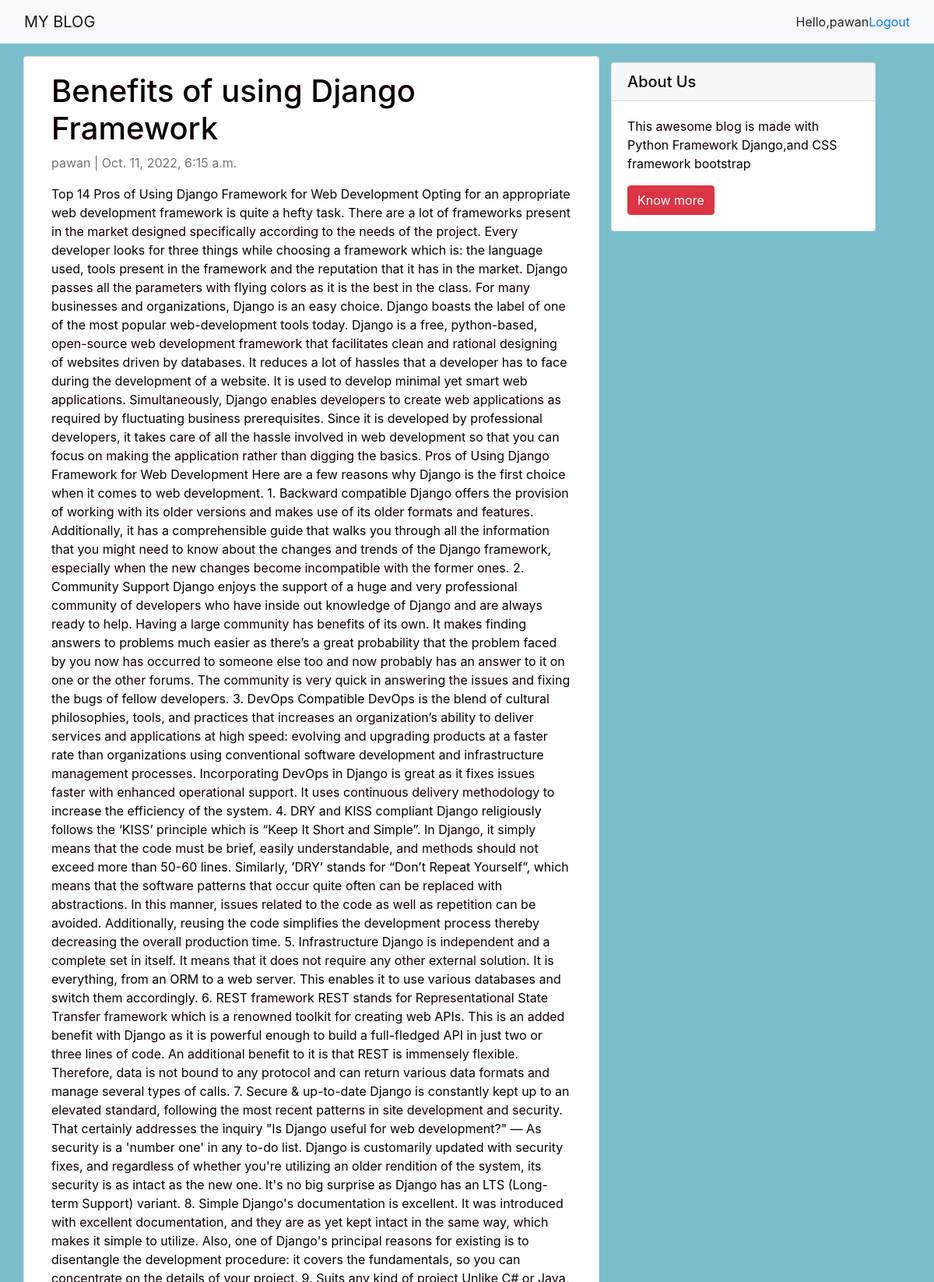
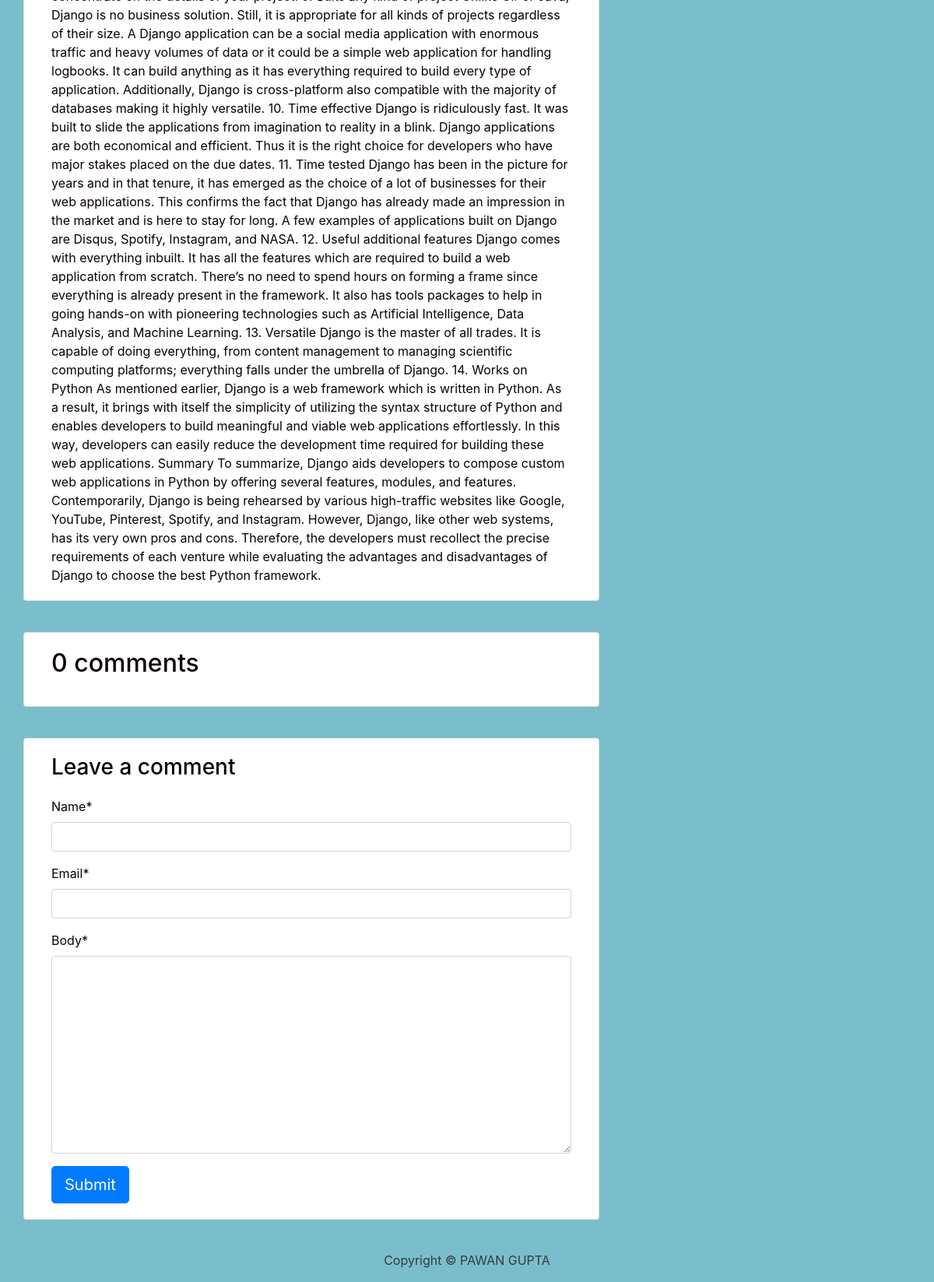
Screenshot of /benefits-of-using-django-framework/ (signed in) with the database file from the repository (2 pictures, top to bottom).
### blog/models.py (models this page shows, shortened)
class Post(models.Model):
    title = models.CharField(max_length=200, unique=True)
    slug = models.SlugField(max_length=200, unique=True)
    author = models.ForeignKey(
        User, on_delete=models.CASCADE, related_name="blog_posts"
    )
    updated_on = models.DateTimeField(auto_now=True)
    content = models.TextField()
    created_on = models.DateTimeField(auto_now_add=True)
    status = models.IntegerField(choices=STATUS, default=0)
    class Meta:
        ordering = ["-created_on"]

### blog/views.py (the view)
# urls.py: path('<slug:slug>/', views.post_detail, name='post_detail'),
@login_required(login_url='login')
def post_detail(request, slug):
    template_name = 'post_detail.html'
    post = get_object_or_404(Post, slug=slug)
    comments = post.comments.filter(active=True)
    new_comment = None
    if request.method == 'POST':
        comment_form = CommentForm(data=request.POST)
        if comment_form.is_valid():
            new_comment = comment_form.save(commit=False)
            new_comment.post = post
            new_comment.save()
    else:
        comment_form = CommentForm()
    return render(request, template_name, {'post': post,
                                           'comments': comments,
                                           'new_comment': new_comment,
                                           'comment_form': comment_form})

### blog/forms.py
class CommentForm(forms.ModelForm):
    class Meta:
        model = Comment
        fields = ('name', 'email', 'body')

### blog/templates/post_detail.html (shortened to what this page needs)
{% extends 'base.html' %} {% block content %}
{% load crispy_forms_tags %}
<div class="container">
    <div class="row">
        <div class="col-md-8 card mb-4  mt-3 left  top">
            <div class="card-body">
                <h1>{% block title %} {{ post.title }} {% endblock title %}</h1>
                <p class=" text-muted">{{ post.author }} | {{ post.created_on }}</p>
                <p class="card-text ">{{ post.content | safe }}</p>
            </div>
        </div>
        {% block sidebar %} {% include 'sidebar.html' %} {% endblock sidebar %}
        <div class="col-md-8 card mb-4  mt-3 ">
            <div class="card-body">
                {% with comments.count as total_comments %}
                <h2>{{ total_comments }} comments</h2>
                    {% endwith %}
            </div>
        </div>
        <div class="col-md-8 card mb-4  mt-3 ">
            <div class="card-body">
                {% if new_comment %}
                <div class="alert alert-success" role="alert">
                    Your comment is awaiting moderation
                </div>
                {% else %}
                <h3>Leave a comment</h3>
                <form method="post" style="margin-top: 1.3em;">
                    {{ comment_form | crispy }}
                    <button type="submit" class="btn btn-primary  btn-lg">Submit</button>
                </form>
                {% endif %}
            </div>
        </div>
    </div>
</div>
{% endblock content %}

### blog/templates/base.html (shortened to what this page needs)
{% load static %}
<!DOCTYPE html>
<html>
<head>
    <link rel="stylesheet" href="https://maxcdn.bootstrapcdn.com/bootstrap/4.0.0/css/bootstrap.min.css"
 />
</head>
<body>
    <nav class="navbar navbar-expand-lg navbar-light bg-light shadow" id="mainNav">
        <div class="container-fluid">
            <a class="navbar-brand" href="{% url 'home' %}">MY BLOG</a>
            <div class="collapse navbar-collapse" id="navbarResponsive">
                <ul class="navbar-nav ml-auto">
                    <span id="hello-msg">Hello,{{request.user}}</span>
                    <span><a href="{%url 'logout'%}">Logout</a></span>
                </ul>
            </div>
        </div>
    </nav>
    {% block content %}{% endblock content %}
    <footer class=" py-3 bg-grey">
        <p class="m-0 text-dark text-center ">Copyright &copy; PAWAN GUPTA</p>
    </footer>
</body>
</html>

### blog/templates/base.html (style rules this page uses)
body, html { margin: 0; padding: 0; height: 100%; background: #7abecc !important; }
.row { width: 100%; color: rgb(12, 1, 1) !important; }

### rows the page displays
Post: title "Benefits of using Django Framework", author "pawan", created_on "Oct. 11, 2022, 6:15 a.m.", content "Top 14 Pros of Using Django Framework for Web Development Opting for an appropriate web development framework is quite a hefty task. There are a lot of frameworks present in the market designed specifically according to the needs of the project. Every developer looks for three things while choosing a framework which is: the language used, tools present in the framework and the reputation that it has in the market. Django passes all the parameters with flying colors as it is the best in the class. For many businesses and organizations, Django is an easy choice. Django boasts the label of one of the most popular web-development tools today. Django is a free, python-based, open-source web…"

### other values shown
{{ request.user }} "pawan"
{{ total_comments }} "0"
